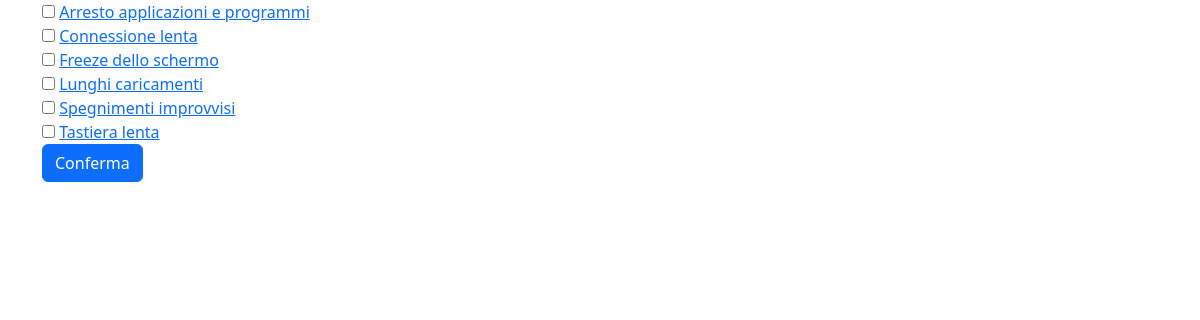
The app's page /diagnosis/ with its own data.
### virtual_app/models.py (models this page shows)
class Symptom(models.Model):
    name = models.CharField(max_length=256)
    def __str__(self):
        return self.name

### virtual_app/views.py (the view)
# urls.py: path("", views.index, name="index"),
def index(request):
    return render(request, "virtual_app/index.html", {
        "symptoms":Symptom.objects.all().order_by("name"),
    })

### virtual_app/templates/virtual_app/index.html (shortened to what this page needs)
{%extends "virtual_app/layout.html"%}
{%block body%}
    <div class="container">
        <form action="symptom_analysys" method="post">
            {%for symptom in symptoms%}
                <input type="checkbox" name="{{symptom}}">
                <a href="symptom/{{symptom.name}}">{{symptom}}</a>
                <br>
            {%endfor%}
            <button class="btn btn-primary" type="submit">Conferma</button>
        </form>
    </div>
{%endblock body%}

### virtual_app/templates/virtual_app/layout.html (shortened to what this page needs)
<!DOCTYPE html>
<html lang="en">
<head>
    <link href="https://cdn.jsdelivr.net/npm/bootstrap@5.3.0-alpha3/dist/css/bootstrap.min.css" rel="stylesheet">
</head>
<body>
    {%load virtual_assistant_tags%}
    {%block body%}
    {%endblock body%}
</body>
</html>

### records on screen
Symptom: name "Arresto applicazioni e programmi"
Symptom: name "Connessione lenta"
Symptom: name "Freeze dello schermo"
Symptom: name "Lunghi caricamenti"
Symptom: name "Spegnimenti improvvisi"
Symptom: name "Tastiera lenta"
